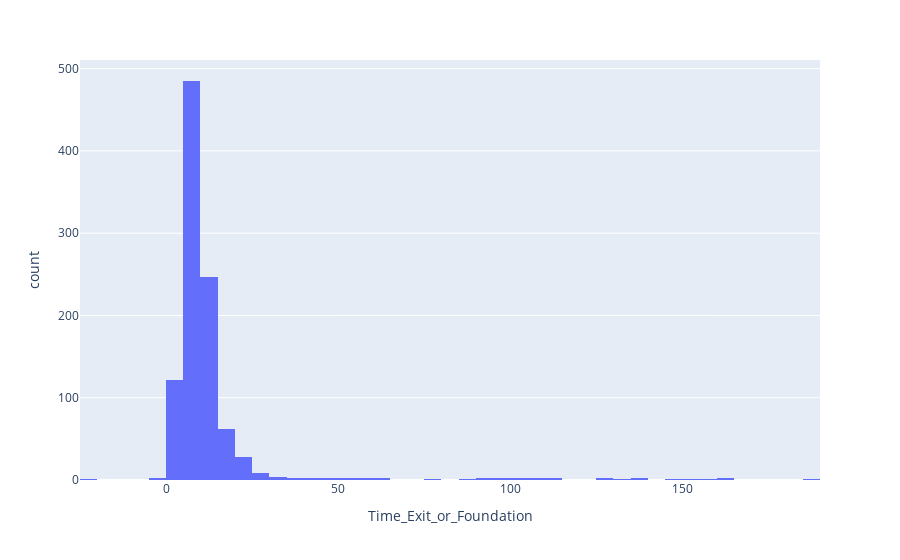

Write notebook code for a chart like this one.
### Code cell
## I grabbed this simple histogram code from https://plotly.com/python/histograms/

fig = px.histogram(C_df, x="Time_Exit_or_Foundation")
fig.show()

### Figure 1 — Plotly figure (JSON) as saved in the notebook; plotly's stock layout.template omitted (floating-point values rounded to 4 significant figures; data arrays with more than 128 entries replaced by an {"elided": "..."} marker saying what was removed)
{"data": [{"alignmentgroup": "True", "bingroup": "x", "hovertemplate": "Time_Exit_or_Foundation=%{x}<br>count=%{y}<extra></extra>", "legendgroup": "", "marker": {"color": "#636efa", "pattern": {"shape": ""}}, "name": "", "offsetgroup": "", "orientation": "v", "showlegend": false, "type": "histogram", "x": {"elided": "1000 float values"}, "xaxis": "x", "yaxis": "y"}], "layout": {"barmode": "relative", "legend": {"tracegroupgap": 0}, "margin": {"t": 60}, "xaxis": {"anchor": "y", "domain": [0, 1], "title": {"text": "Time_Exit_or_Foundation"}}, "yaxis": {"anchor": "x", "domain": [0, 1], "title": {"text": "count"}}}}
